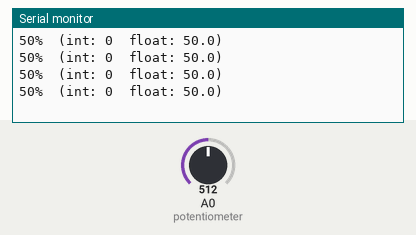
Recording of a sketch running on a simulated Arduino Uno, built with avr-gcc and run on an emulated ATmega328P. On the bench: the last lines printed to the serial monitor. Inputs (shaded band) come from the test bench; at power-on: A0 (potentiometer) = 512.

Above: at 1.2 s.
1.3 s: A0 (potentiometer) set to 716
At 1.71 s:
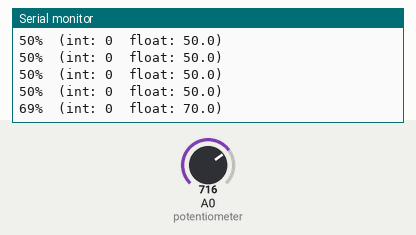
2.8 s: A0 (potentiometer) set to 900
At 2.91 s:
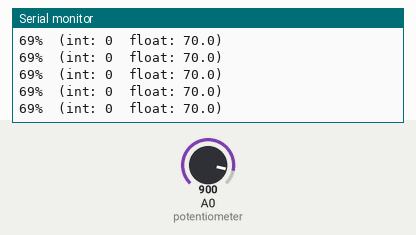
Timing chart, 0 to 5.8 s (numbered marks = the images above; inputs shaded):
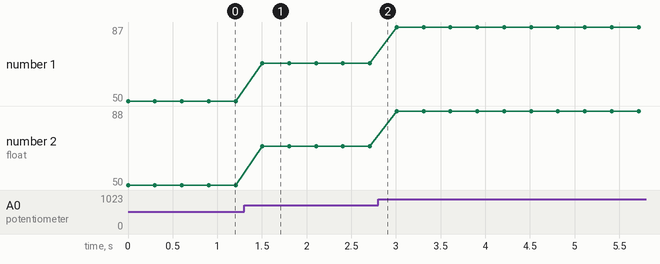

Measured:
- after the input at 1.3 s, the serial monitor: prints a new line after 0.20 s (image 1)
- plotted number 1: 50 → 69 after the input at 1.3 s, 69 → 87 after the input at 2.8 s
- plotted number 2: 50 → 70 after the input at 1.3 s, 70 → 88 after the input at 2.8 s

The sketch:

aula04_nivel3.ino
```cpp
// Aula 4 – Nível 3: Porcentagem com map e o perigo do int
// map converte faixas; a conta com int perde as casas decimais
#include <Arduino.h>                                // funções do Arduino (pinMode, digitalWrite, delay...)
void setup() {                                      // roda uma vez, quando a placa liga
  Serial.begin(9600);                               // abre o Monitor Serial a 9600 baud
}

void loop() {                                       // repete para sempre
  int leitura = analogRead(A0);                     // 0 a 1023
  int porcento = map(leitura, 0, 1023, 0, 100);     // regra de três inteira: 0 a 100
  int errado = leitura / 1023 * 100;                // divisão inteira: quase sempre 0!
  float certo = leitura / 1023.0 * 100;             // com 1023.0 a conta é decimal
  Serial.print(porcento);                           // envia porcento ao Monitor Serial
  Serial.print("%  (int: ");                        // envia o texto ao Monitor Serial
  Serial.print(errado);                             // envia errado ao Monitor Serial
  Serial.print("  float: ");                        // envia o texto ao Monitor Serial
  Serial.print(certo, 1);                           // envia certo ao Monitor Serial
  Serial.println(")");                              // envia o texto ao Monitor Serial e quebra a linha
  delay(300);                                       // espera 300 ms
}
```
